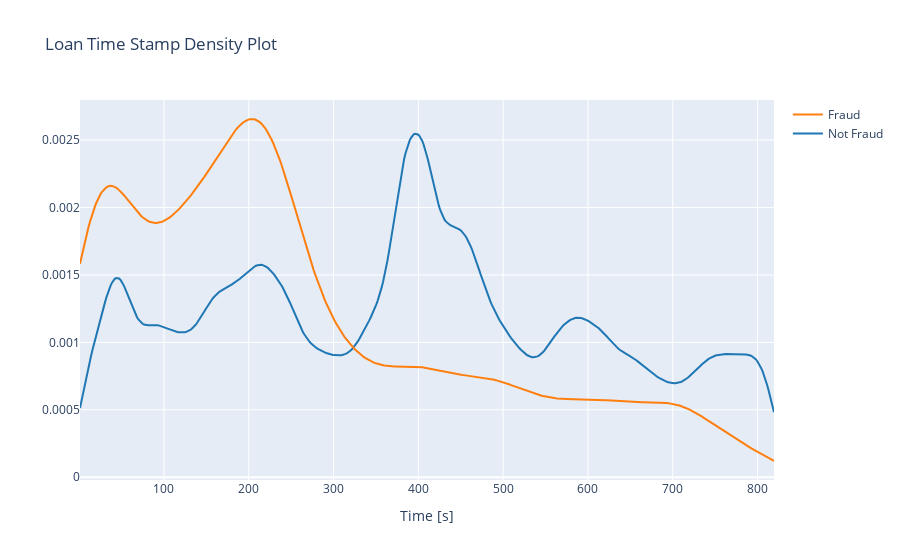

The notebook cell this image was saved under:
### Code cell
label_0 = has_borrowed.loc[has_borrowed['label'] == 0]["ts"]
label_1 = has_borrowed.loc[has_borrowed['label'] == 1]["ts"]

hist_data = [label_0, label_1]
group_labels = ['Not Fraud', 'Fraud']

fig = ff.create_distplot(hist_data, group_labels, show_hist=False, show_rug=False)
fig['layout'].update(title='Loan Time Stamp Density Plot', xaxis=dict(title='Time [s]'))
iplot(fig, filename='dist_only')

### Figure 1 — Plotly figure (JSON) as saved in the notebook; plotly's stock layout.template omitted (floating-point values rounded to 4 significant figures; data arrays with more than 128 entries replaced by an {"elided": "..."} marker saying what was removed)
{"data": [{"legendgroup": "Not Fraud", "marker": {"color": "rgb(31, 119, 180)"}, "mode": "lines", "name": "Not Fraud", "showlegend": true, "type": "scatter", "x": {"elided": "500 float values"}, "xaxis": "x", "y": {"elided": "500 float values"}, "yaxis": "y"}, {"legendgroup": "Fraud", "marker": {"color": "rgb(255, 127, 14)"}, "mode": "lines", "name": "Fraud", "showlegend": true, "type": "scatter", "x": {"elided": "500 float values"}, "xaxis": "x", "y": {"elided": "500 float values"}, "yaxis": "y"}], "layout": {"barmode": "overlay", "hovermode": "closest", "legend": {"traceorder": "reversed"}, "title": {"text": "Loan Time Stamp Density Plot"}, "xaxis": {"anchor": "y2", "domain": [0, 1], "title": {"text": "Time [s]"}, "zeroline": false}, "yaxis": {"anchor": "free", "domain": [0, 1], "position": 0}}}
